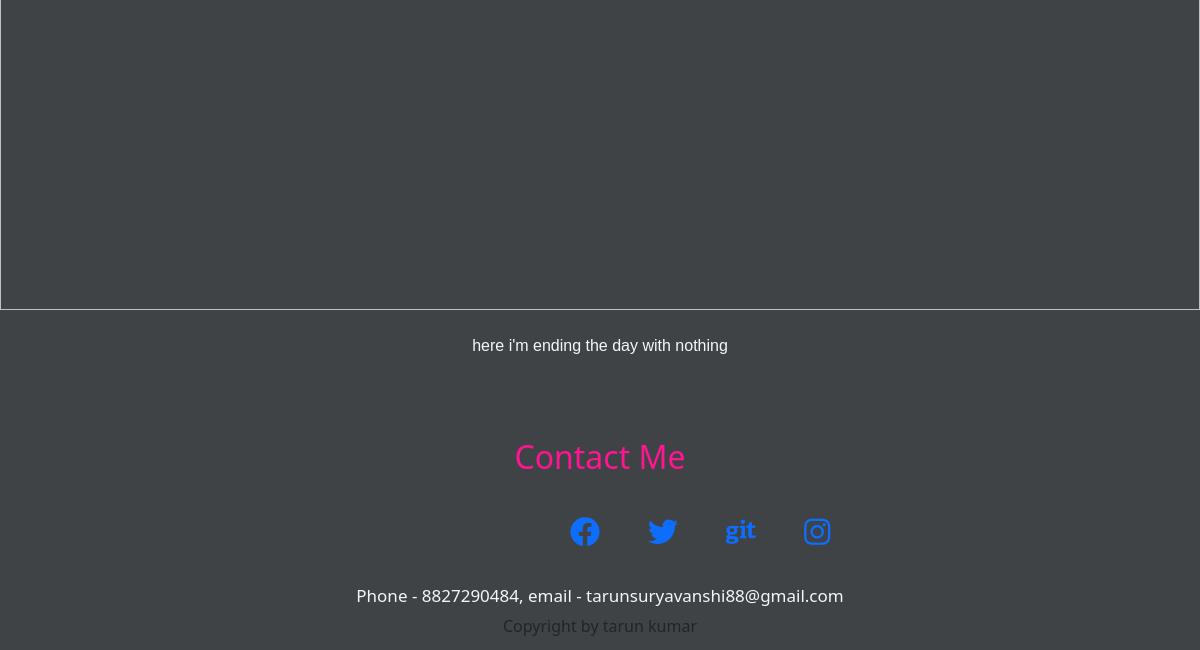
/ (lower part), run on an earlier commit of the app's database.
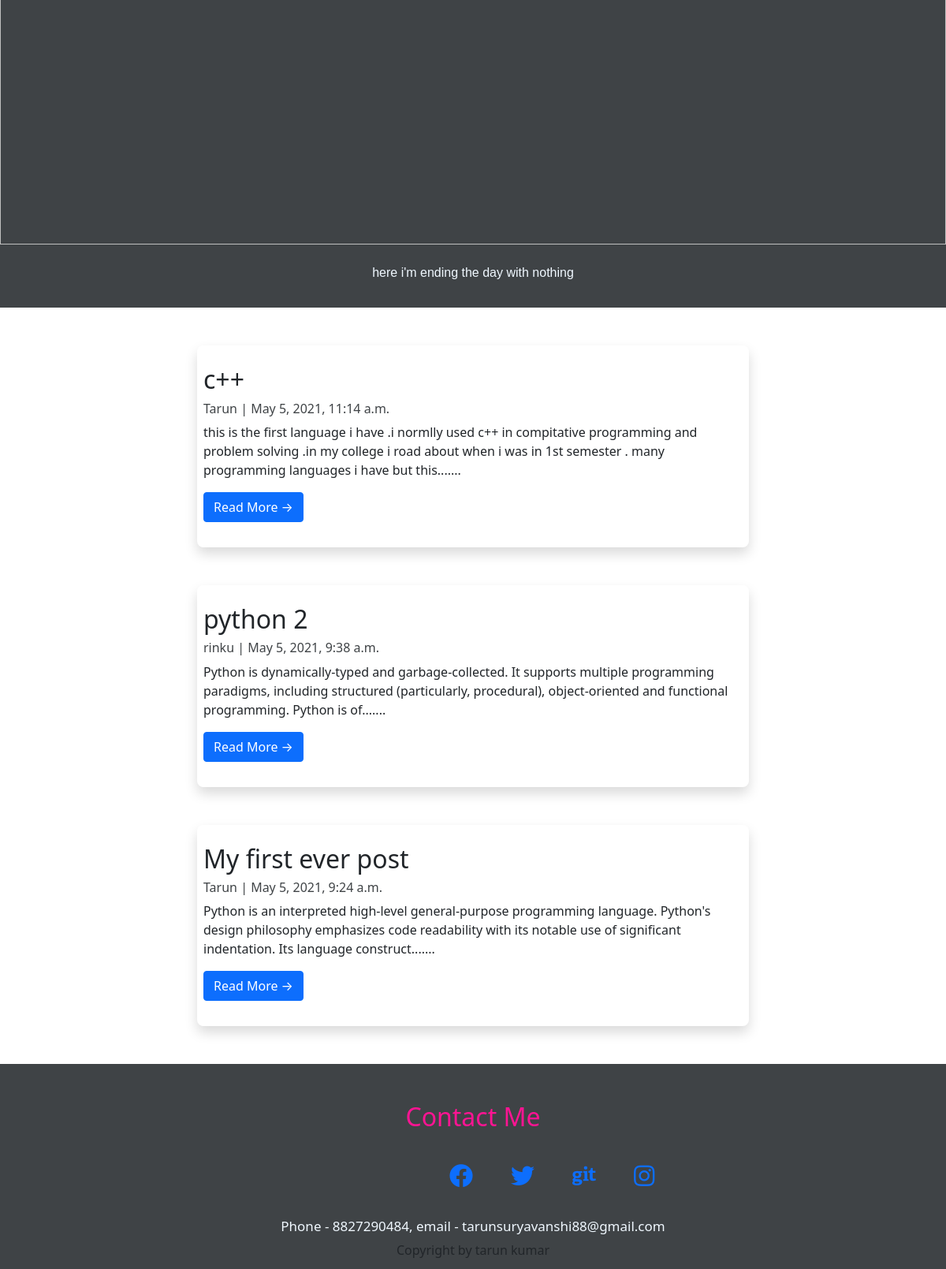
And on a later commit of the database.
### home/models.py (models this page shows, shortened)
class Post(models.Model):
    title = models.CharField( max_length=250,unique=True)
    slug = models.SlugField(max_length=200,unique=True)
    author = models.ForeignKey(User,on_delete = models.CASCADE, related_name='blog_posts')
    update_on = models.DateTimeField( auto_now=True)
    content = models.TextField()
    created_on = models.DateTimeField(auto_now_add=True)
    status = models.IntegerField(choices=STATUS,default=0)
    class Meta:
        ordering = ['-created_on']

### home/views.py (the view)
# urls.py: path('', views.PostList.as_view(), name='home'),
class PostList(generic.ListView):
    queryset = Post.objects.filter(status=1).order_by('-created_on')
    template_name = 'index.html'
    paginate_by = 3

### templates/index.html (shortened to what this page needs)
{% extends 'base.html' %} {% block content %}
<section id="home" class="my-info text-center container-fluid px-0 mx-0 py-3">
    <div class="">
        <img style="width: 100%; height: 760px;" src="https://images.unsplash.com/photo-1529465230221-a0d10e46fcbb?ixid=MnwxMjA3fDB8MHxwaG90by1wYWdlfHx8fGVufDB8fHx8&ixlib=rb-1.2.1&auto=format&fit=crop&w=1050&q=80" alt="">
    </div>
    <br>
    <p>here i'm ending the day with nothing</p>
</section>
<section class="blog " style="">
    {% for post in post_list %}
    <div class="container my-5 shadow p-2 ">
        <div class="row ">
            <div class=" left mt-3 mb-4 ">
                <h2>{{post.title}}</h2>
                <h6 style="color: #3f4346;">{{post.author}} | {{post.created_on}}</h6>
                <p>{{post.content|slice:":200 "}}.......</p>
                <a href="{% url 'post_detail' post.slug %} " class="btn btn-primary ">Read More &rarr;</a>
            </div>
        </div>
    </div>
    {% endfor %}
</section>
{% endblock content %}

What changed in the data, as far as the page shows it:
added Post: title "c++", author "Tarun", created_on "May 5, 2021, 11:14 a.m.", content "this is the first language i have .i normlly used c++ in compitative programming and problem solving .in my college i road about when i was in 1st semester . many programming languages i have but this"
added Post: title "python 2", author "rinku", created_on "May 5, 2021, 9:38 a.m.", content "Python is dynamically-typed and garbage-collected. It supports multiple programming paradigms, including structured (particularly, procedural), object-oriented and functional programming. Python is of"
added Post: title "My first ever post", author "Tarun", created_on "May 5, 2021, 9:24 a.m.", content "Python is an interpreted high-level general-purpose programming language. Python's design philosophy emphasizes code readability with its notable use of significant indentation. Its language construct"
